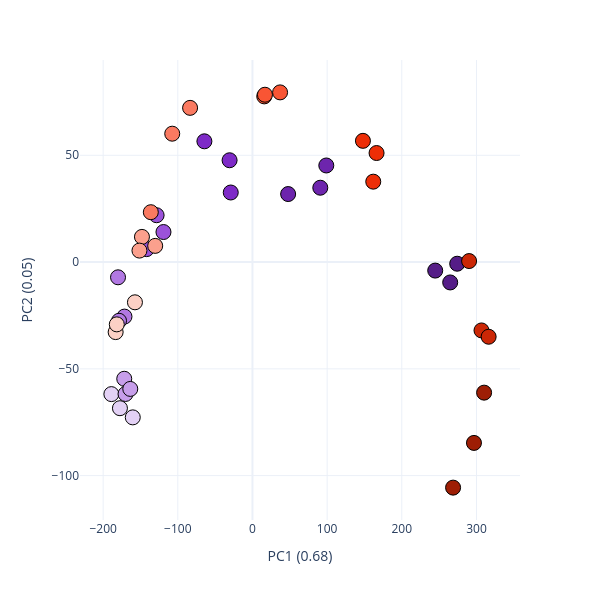

The cell this chart's notebook holds for it:
### Code cell
# Figure 4d plot - colored by material (FF red / FFPE violet), shaded by protein input.
pca_df = pca_ff[0][0]
INPUT_ORDER = [10, 20, 50, 100, 200, 500, 1000]
FF_SHADES   = ['#FCD0C5', '#FBA08D', '#FA7A61', '#F95534', '#ED2E07', '#CB2706', '#9E1E05']
FFPE_SHADES = ['#E3D1F5', '#C79EEA', '#B178E2', '#9B52DA', '#7E2AC7', '#6D25AD', '#551D87']

color_map = {}
for grp in pca_df['group'].unique():
    mat, ng = grp.rsplit('_', 1)
    shades = FF_SHADES if mat == 'FF' else FFPE_SHADES
    color_map[grp] = shades[INPUT_ORDER.index(int(ng))]

fig = px.scatter(pca_df, x='x', y='y', color='group', color_discrete_map=color_map)
fig.update_traces(marker=dict(size=15, line=dict(width=1, color='black')))
fig.update_layout(width=600, height=600, template='plotly_white', showlegend=False)
fig.update_xaxes(title=pca_ff[1]['x_title'])
fig.update_yaxes(title=pca_ff[1]['y_title'])
fig.show()
fig.write_image(r'figures/figure4/figure4d.pdf', width=600, height=600)

### Figure 1 — Plotly figure (JSON) as saved in the notebook; plotly's stock layout.template omitted (floating-point values rounded to 4 significant figures)
{"data": [{"hovertemplate": "group=FFPE_1000<br>x=%{x}<br>y=%{y}<extra></extra>", "legendgroup": "FFPE_1000", "marker": {"color": "#551D87", "line": {"color": "black", "width": 1}, "size": 15, "symbol": "circle"}, "mode": "markers", "name": "FFPE_1000", "orientation": "v", "showlegend": true, "type": "scatter", "x": [274.2, 264.8, 244.8], "xaxis": "x", "y": [-0.7797, -9.545, -3.99], "yaxis": "y"}, {"hovertemplate": "group=FFPE_100<br>x=%{x}<br>y=%{y}<extra></extra>", "legendgroup": "FFPE_100", "marker": {"color": "#9B52DA", "line": {"color": "black", "width": 1}, "size": 15, "symbol": "circle"}, "mode": "markers", "name": "FFPE_100", "orientation": "v", "showlegend": true, "type": "scatter", "x": [-119.2, -141.8, -128.4], "xaxis": "x", "y": [14.07, 6.057, 21.93], "yaxis": "y"}, {"hovertemplate": "group=FFPE_10<br>x=%{x}<br>y=%{y}<extra></extra>", "legendgroup": "FFPE_10", "marker": {"color": "#E3D1F5", "line": {"color": "black", "width": 1}, "size": 15, "symbol": "circle"}, "mode": "markers", "name": "FFPE_10", "orientation": "v", "showlegend": true, "type": "scatter", "x": [-189.0, -160.3, -177.5], "xaxis": "x", "y": [-61.83, -72.72, -68.42], "yaxis": "y"}, {"hovertemplate": "group=FFPE_200<br>x=%{x}<br>y=%{y}<extra></extra>", "legendgroup": "FFPE_200", "marker": {"color": "#7E2AC7", "line": {"color": "black", "width": 1}, "size": 15, "symbol": "circle"}, "mode": "markers", "name": "FFPE_200", "orientation": "v", "showlegend": true, "type": "scatter", "x": [-30.66, -64.39, -29.09], "xaxis": "x", "y": [47.68, 56.55, 32.57], "yaxis": "y"}, {"hovertemplate": "group=FFPE_20<br>x=%{x}<br>y=%{y}<extra></extra>", "legendgroup": "FFPE_20", "marker": {"color": "#C79EEA", "line": {"color": "black", "width": 1}, "size": 15, "symbol": "circle"}, "mode": "markers", "name": "FFPE_20", "orientation": "v", "showlegend": true, "type": "scatter", "x": [-171.7, -170.0, -163.7], "xaxis": "x", "y": [-54.65, -61.77, -59.4], "yaxis": "y"}, {"hovertemplate": "group=FFPE_500<br>x=%{x}<br>y=%{y}<extra></extra>", "legendgroup": "FFPE_500", "marker": {"color": "#6D25AD", "line": {"color": "black", "width": 1}, "size": 15, "symbol": "circle"}, "mode": "markers", "name": "FFPE_500", "orientation": "v", "showlegend": true, "type": "scatter", "x": [90.84, 47.77, 98.87], "xaxis": "x", "y": [34.81, 31.84, 45.23], "yaxis": "y"}, {"hovertemplate": "group=FFPE_50<br>x=%{x}<br>y=%{y}<extra></extra>", "legendgroup": "FFPE_50", "marker": {"color": "#B178E2", "line": {"color": "black", "width": 1}, "size": 15, "symbol": "circle"}, "mode": "markers", "name": "FFPE_50", "orientation": "v", "showlegend": true, "type": "scatter", "x": [-171.4, -178.7, -180.1], "xaxis": "x", "y": [-25.53, -27.49, -7.132], "yaxis": "y"}, {"hovertemplate": "group=FF_100<br>x=%{x}<br>y=%{y}<extra></extra>", "legendgroup": "FF_100", "marker": {"color": "#F95534", "line": {"color": "black", "width": 1}, "size": 15, "symbol": "circle"}, "mode": "markers", "name": "FF_100", "orientation": "v", "showlegend": true, "type": "scatter", "x": [15.73, 16.7, 36.98], "xaxis": "x", "y": [77.59, 78.36, 79.46], "yaxis": "y"}, {"hovertemplate": "group=FF_10<br>x=%{x}<br>y=%{y}<extra></extra>", "legendgroup": "FF_10", "marker": {"color": "#FCD0C5", "line": {"color": "black", "width": 1}, "size": 15, "symbol": "circle"}, "mode": "markers", "name": "FF_10", "orientation": "v", "showlegend": true, "type": "scatter", "x": [-183.3, -181.7, -157.4], "xaxis": "x", "y": [-32.79, -29.17, -18.85], "yaxis": "y"}, {"hovertemplate": "group=FF_200<br>x=%{x}<br>y=%{y}<extra></extra>", "legendgroup": "FF_200", "marker": {"color": "#ED2E07", "line": {"color": "black", "width": 1}, "size": 15, "symbol": "circle"}, "mode": "markers", "name": "FF_200", "orientation": "v", "showlegend": true, "type": "scatter", "x": [148.0, 161.8, 166.2], "xaxis": "x", "y": [56.77, 37.65, 51.06], "yaxis": "y"}, {"hovertemplate": "group=FF_20<br>x=%{x}<br>y=%{y}<extra></extra>", "legendgroup": "FF_20", "marker": {"color": "#FBA08D", "line": {"color": "black", "width": 1}, "size": 15, "symbol": "circle"}, "mode": "markers", "name": "FF_20", "orientation": "v", "showlegend": true, "type": "scatter", "x": [-148.0, -151.4, -130.3], "xaxis": "x", "y": [11.79, 5.368, 7.581], "yaxis": "y"}, {"hovertemplate": "group=FF_500<br>x=%{x}<br>y=%{y}<extra></extra>", "legendgroup": "FF_500", "marker": {"color": "#CB2706", "line": {"color": "black", "width": 1}, "size": 15, "symbol": "circle"}, "mode": "markers", "name": "FF_500", "orientation": "v", "showlegend": true, "type": "scatter", "x": [290.2, 306.7, 316.3], "xaxis": "x", "y": [0.4766, -32.01, -34.97], "yaxis": "y"}, {"hovertemplate": "group=FF_50<br>x=%{x}<br>y=%{y}<extra></extra>", "legendgroup": "FF_50", "marker": {"color": "#FA7A61", "line": {"color": "black", "width": 1}, "size": 15, "symbol": "circle"}, "mode": "markers", "name": "FF_50", "orientation": "v", "showlegend": true, "type": "scatter", "x": [-136.2, -107.5, -83.56], "xaxis": "x", "y": [23.36, 60.11, 72.21], "yaxis": "y"}, {"hovertemplate": "group=FF_1000<br>x=%{x}<br>y=%{y}<extra></extra>", "legendgroup": "FF_1000", "marker": {"color": "#9E1E05", "line": {"color": "black", "width": 1}, "size": 15, "symbol": "circle"}, "mode": "markers", "name": "FF_1000", "orientation": "v", "showlegend": true, "type": "scatter", "x": [310.2, 296.7, 268.7], "xaxis": "x", "y": [-61.15, -84.68, -105.6], "yaxis": "y"}], "layout": {"height": 600, "legend": {"title": {"text": "group"}, "tracegroupgap": 0}, "margin": {"t": 60}, "showlegend": false, "width": 600, "xaxis": {"anchor": "y", "domain": [0, 1], "title": {"text": "PC1 (0.68)"}}, "yaxis": {"anchor": "x", "domain": [0, 1], "title": {"text": "PC2 (0.05)"}}}}
